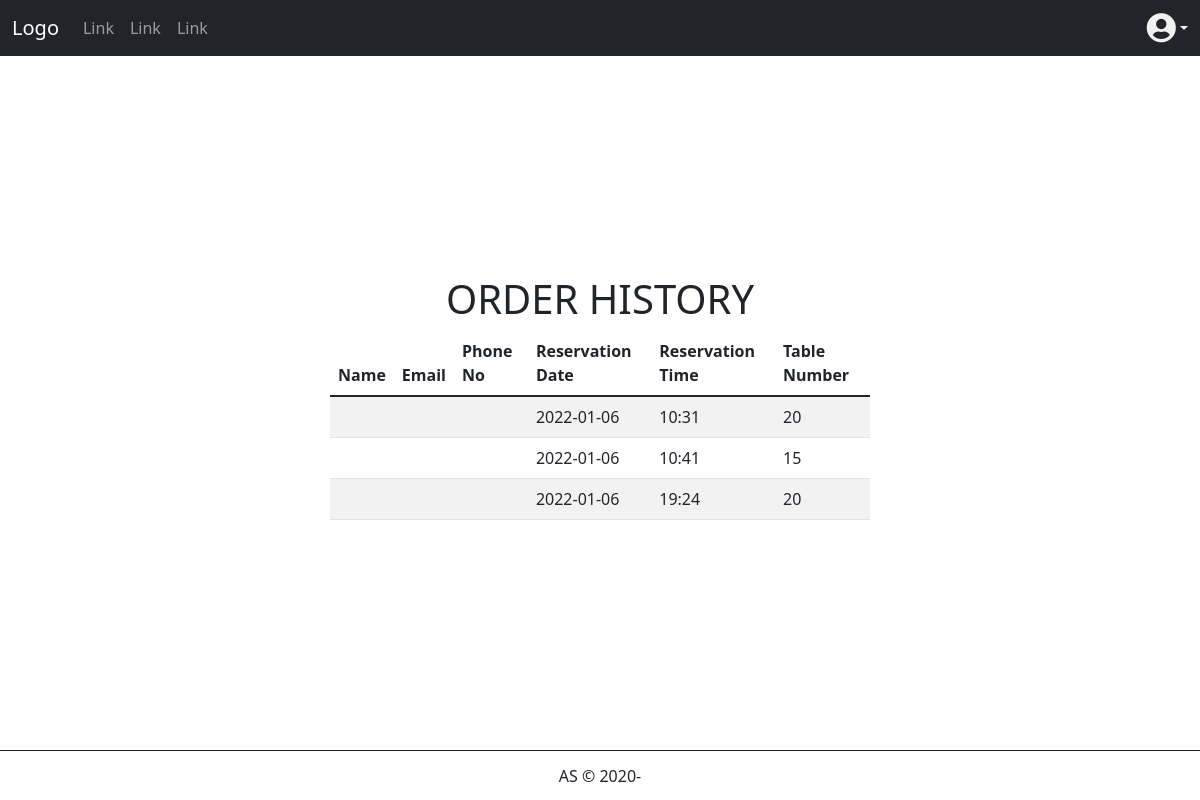
/pages/reservation-history.php (signed in), run on the app's committed database.
### tables this page shows
CREATE TABLE "reservations" (
	"id"	INTEGER NOT NULL PRIMARY KEY AUTOINCREMENT,
	"date"	TEXT NOT NULL,
	"time"	TEXT NOT NULL,
	"table_num"	INTEGER,
	"uid"	INTEGER
);

### data.php (called while the page is built, shortened)
<?php
   class DataDB extends SQLite3 {
        function getUserReservations($uid) {
            $ret = $this->query("SELECT * FROM reservations WHERE uid = {$uid}");
            return $ret;
        }
    }
?>

### pages/reservation-history.php (the view, shortened to what this page needs)
<!DOCTYPE html>
<html lang="en">
<head>
    <link rel="stylesheet" href="../styles.css">
    <link href="https://cdn.jsdelivr.net/npm/bootstrap@5.1.3/dist/css/bootstrap.min.css" rel="stylesheet">
    <link rel="stylesheet" href="https://use.fontawesome.com/releases/v5.15.4/css/all.css">
</head>
<body>
    <?php
        include "../data.php";
        $uid = $_SESSION['uid'];
        $db = new DataDB("../data.db");
    ?>
    <header class="Header">
        <nav class="navbar navbar-expand-sm navbar-dark bg-dark">
            <div class="container-fluid">
              <a class="navbar-brand" href="javascript:void(0)">Logo</a>
              <div class="collapse navbar-collapse" id="mynavbar">
                <ul class="navbar-nav me-auto">
                  <li class="nav-item">
                    <a class="nav-link" href="javascript:void(0)">Link</a>
                  </li>
                  <li class="nav-item">
                    <a class="nav-link" href="javascript:void(0)">Link</a>
                  </li>
                  <li class="nav-item">
                    <a class="nav-link" href="javascript:void(0)">Link</a>
                  </li>
                </ul>
                <a class="Drop-Down d-flex dropdown-toggle" href="#" style="text-decoration: none; color: #f1f1f1;" data-bs-toggle="dropdown">
                    <i class="fas fa-user-circle" style="font-size: 30px;"></i>
                </a>
              </div>
            </div>
          </nav>
    </header>
    <main class="Confirm-Order">
        <div class="Order-Section">
            <h1 >ORDER HISTORY</h1>
            <table class="table table-striped">
                <thead>
                  <tr>
                    <th>Name</th>
                    <th>Email</th>
                    <th>Phone No</th>
                    <th>Reservation Date</th>
                    <th>Reservation Time</th>
                    <th>Table Number</th>
                  </tr>
                </thead>
                <tbody>
                    <?php
                        $res = $db->getUserReservations($uid);
                        while ($row = $res->fetchArray(SQLITE3_ASSOC)) {
                    ?>
                    <tr>
                        <td><?php echo $row['name'] ?></td>
                        <td><?php echo $row['email'] ?></td>
                        <td><?php echo $row['phno'] ?></td>
                        <td><?php echo $row['date'] ?></td>
                        <td><?php echo $row['time'] ?></td>
                        <td><?php echo $row['table_num'] ?></td>
                    </tr>
                    <?php
                        }
                    ?>
                </tbody>
            </table>
        </div>
    </main>
    <footer class="Footer">AS &copy 2020-<div id="year"></div></footer>
</body>
</html>

### styles.css (style rules this page uses)
body, html { left: 0; top: 0; padding: 0; margin: 0; width: 100vw; height: 100vh; overflow-x: hidden; display: flex; align-items: center; justify-content: space-between; flex-direction: column; }
.Header { width: 100%; height: 60px; z-index: 10px; }
.Header nav { width: 100%; }
.Drop-Down { display: flex; align-items: center; justify-content: flex-end; }
.Footer { display: flex; width: 100%; height: 50px; min-height: 40px; border-top-style: solid; border-top-width: 1px; align-items: center; justify-content: center; }
.Confirm-Order { width: 100%; display: flex; align-items: center; justify-content: center; }
.Order-Section { width: 45%; display: flex; justify-content: center; align-items: center; flex-direction: column; }

### data on the page
reservations: date "2022-01-06", time "10:31", table_num "20"
reservations: date "2022-01-06", time "10:41", table_num "15"
reservations: date "2022-01-06", time "19:24", table_num "20"
